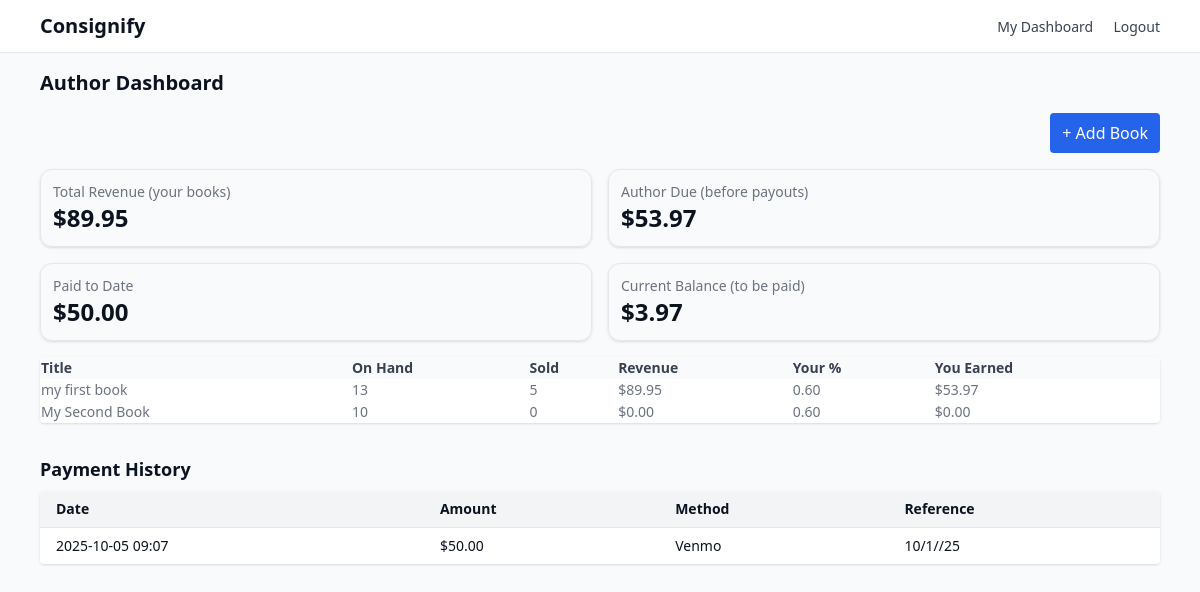
Screenshot of /author/dashboard/ (signed in) with the database file from the repository.
### payouts/models.py (models this page shows, shortened)
class Payout(models.Model):
    METHOD_CHOICES = [("venmo","Venmo"),("ach","ACH"),("check","Check")]
    author = models.ForeignKey(AuthorProfile, on_delete=models.PROTECT, related_name="payouts")
    amount = models.DecimalField(max_digits=10, decimal_places=2)
    method = models.CharField(max_length=20, choices=METHOD_CHOICES, default="venmo")
    reference = models.CharField(max_length=120, blank=True)   # store Venmo note/txn id
    paid_at = models.DateTimeField(auto_now_add=True)

### accounts/views.py (the view)
# urls.py: path("author/dashboard/", author_dashboard, name="author_dashboard"),
def author_dashboard(request):
    if not request.user.is_authenticated or not in_group(request.user, "Authors"):
        return redirect("login")
    try:
        author = request.user.authorprofile
    except Exception:
        return render(request, "author/dashboard.html", {"error": "No Author profile assigned."})
    books = Book.objects.filter(author=author)
    inv = (
        InventoryReceipt.objects.filter(book__in=books)
        .values("book__id", "book__title")
        .annotate(qty_in=Sum("qty"))
    )
    sales = (
        Sale.objects.filter(book__in=books)
        .values("book__id", "book__title")
        .annotate(qty_out=Sum("qty"), revenue=Sum(F("qty") * F("unit_price")))
    )
    qty_out_map = {s["book__id"]: s.get("qty_out") or 0 for s in sales}
    revenue_map = {s["book__id"]: s.get("revenue") or 0 for s in sales}
    shares = {}
    for b in books:
        ag = ConsignmentAgreement.objects.filter(book=b, author=author).order_by("-start").first()
        shares[b.id] = ag.author_share if ag else 0.6
    rows = []
    total_author_due = 0
    for rec in inv:
        book_id = rec["book__id"]
        title = rec["book__title"]
        qty_in = rec.get("qty_in") or 0
        qty_out = qty_out_map.get(book_id, 0) or 0
        on_hand = qty_in - qty_out
        revenue = revenue_map.get(book_id, 0) or 0
        share = shares.get(book_id, 0.6)
        author_due = float(revenue) * float(share)
        total_author_due += author_due
        rows.append({
            "title": title, "on_hand": on_hand, "sold": qty_out,
            "revenue": revenue, "author_share": share, "author_due": author_due
        })
    paid = Payout.objects.filter(author=author).aggregate(total=Sum("amount"))["total"] or 0
    balance = total_author_due - float(paid)
    payouts = Payout.objects.filter(author=author).order_by("-paid_at")
    context = {
        "rows": rows,
        "total_revenue": sum(r["revenue"] for r in rows),
        "total_author_due": total_author_due,
        "total_paid": paid,
        "balance": balance,
        "payouts": payouts,
    }
    return render(request, "author/dashboard.html", context)

### accounts/templatetags/group_tags.py (called while the page is built)
@register.filter(name="has_group")
def has_group(user, group_name: str) -> bool:
    if not getattr(user, "is_authenticated", False):
        return False
    return user.groups.filter(name=group_name).exists()

### accounts/views.py (called while the page is built)
def in_group(user, group_name: str) -> bool:
    return user.is_authenticated and user.groups.filter(name=group_name).exists()

### templates/author/dashboard.html (shortened to what this page needs)
{% extends "base.html" %}
{% block content %}
<h1 class="text-xl font-semibold mb-4">Author Dashboard</h1>
{% if error %}
  <div class="bg-red-50 text-red-800 border border-red-200 rounded p-3">{{ error }}</div>
{% else %}
<div class="flex justify-end mb-4">
  <a href="{% url 'author_book_new' %}" class="bg-blue-600 text-white rounded px-3 py-2">+ Add Book</a>
</div>
<div class="grid sm:grid-cols-2 gap-4 mb-4">
  <div class="card border border-muted/40 p-3 rounded-xl shadow bg-surface">
    <div class="text-gray-500 text-sm">Total Revenue (your books)</div>
    <div class="text-2xl font-semibold">${{ total_revenue|floatformat:2 }}</div>
  </div>
  <div class="card border border-muted/40 p-3 rounded-xl shadow bg-surface">
    <div class="text-gray-500 text-sm">Author Due (before payouts)</div>
    <div class="text-2xl font-semibold">${{ total_author_due|floatformat:2 }}</div>
  </div>
  <div class="card border border-muted/40 p-3 rounded-xl shadow bg-surface">
    <div class="text-gray-500 text-sm">Paid to Date</div>
    <div class="text-2xl font-semibold">${{ total_paid|floatformat:2 }}</div>
  </div>
  <div class="card border border-muted/40 p-3 rounded-xl shadow bg-surface">
    <div class="text-gray-500 text-sm">Current Balance (to be paid)</div>
    <div class="text-2xl font-semibold">${{ balance|floatformat:2 }}</div>
  </div>
</div>
<div class="bg-white rounded shadow overflow-hidden mb-8">
  <table class="w-full text-sm text-left rtl:text-right text-gray-500 dark:text-gray-400">
    <thead class="text-xs text-gray-700 uppercase bg-gray-50 dark:bg-gray-700 dark:text-gray-400">
      <tr>
        <th>Title</th>
        <th>On Hand</th>
        <th>Sold</th>
        <th>Revenue</th>
        <th>Your %</th>
        <th>You Earned</th>
      </tr>
    </thead>
    <tbody>
      {% for r in rows %}
      <tr class="odd:bg-white even:bg-gray-50">
        <td>{{ r.title }}</td>
        <td>{{ r.on_hand }}</td>
        <td>{{ r.sold }}</td>
        <td>${{ r.revenue|floatformat:2 }}</td>
        <td>{{ r.author_share|floatformat:2 }}</td>
        <td>${{ r.author_due|floatformat:2 }}</td>
      </tr>
      {% empty %}
      <tr><td colspan="6" class="px-4 py-4 text-gray-500">No data yet.</td></tr>
      {% endfor %}
    </tbody>
  </table>
</div>
<h2 class="text-lg font-semibold mb-2">Payment History</h2>
<div class="bg-white rounded shadow overflow-hidden">
  <table class="min-w-full text-sm">
    <thead class="bg-gray-100 text-left">
      <tr>
        <th class="px-4 py-2">Date</th>
        <th class="px-4 py-2">Amount</th>
        <th class="px-4 py-2">Method</th>
        <th class="px-4 py-2">Reference</th>
      </tr>
    </thead>
    <tbody>
      {% for p in payouts %}
      <tr class="border-t">
        <td class="px-4 py-2">{{ p.paid_at|date:"Y-m-d H:i" }}</td>
        <td class="px-4 py-2">${{ p.amount|floatformat:2 }}</td>
        <td class="px-4 py-2">{{ p.method|title }}</td>
        <td class="px-4 py-2">{{ p.reference|default:"—" }}</td>
      </tr>
      {% empty %}
      <tr><td colspan="4" class="px-4 py-4 text-gray-500">No payments recorded yet.</td></tr>
      {% endfor %}
    </tbody>
  </table>
</div>
{% endif %}
{% endblock %}

### rows the page displays
Payout: paid_at "2025-10-05 09:07", amount "50.00", method "Venmo", reference "10/1//25"

### other values shown
{{ total_revenue|floatformat:2 }} "89.95"
{{ total_author_due|floatformat:2 }} "53.97"
{{ total_paid|floatformat:2 }} "50.00"
{{ balance|floatformat:2 }} "3.97"
{{ r.title }} "my first book" "My Second Book"
{{ r.on_hand }} "13" "10"
{{ r.sold }} "5" "0"
{{ r.revenue|floatformat:2 }} "89.95" "0.00"
{{ r.author_share|floatformat:2 }} "0.60" "0.60"
{{ r.author_due|floatformat:2 }} "53.97" "0.00"
